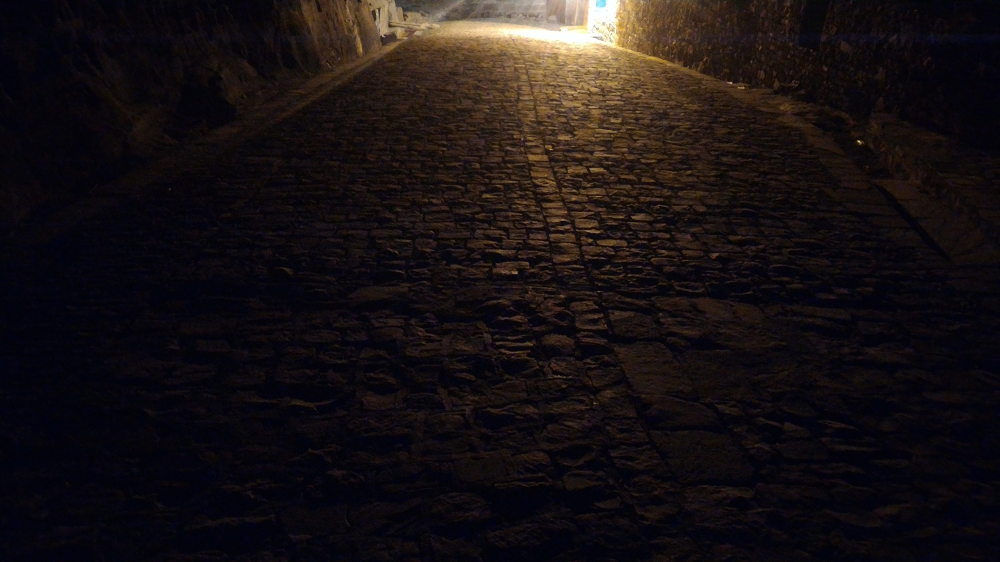
#> input picture Files used as input/img4.bmp, 1000 x 562 px, found by its file name
$ python 'C3_11 GAMMA_transform.py'
#> lines starting #> are read from the running program, lines starting #| are printed output that depends on the picture
### Chapter 09/my_package/my_functions.py
#======================================================================
# Purpose : creating custom functions for usage
#======================================================================

import matplotlib.pyplot as plt
import cv2
import numpy as np

# Function my_imshow is used to display image using matplotlib method and is
# usually used with subplots

def my_imshow(input_image,str='',ax='Nothing Passed'):
    if ax=='Nothing Passed':
        fig1,ax1=plt.subplots()
        fig1.show()
        if input_image.ndim==3:
            plt.imshow(cv2.cvtColor(input_image, cv2.COLOR_BGR2RGB))
        else:
            plt.imshow(cv2.cvtColor(input_image, cv2.COLOR_GRAY2RGB))
        plt.axis("off")
        plt.gca().set_title(str)
        return fig1,ax1
    else:
        if input_image.ndim==3:
            ax.imshow(cv2.cvtColor(input_image, cv2.COLOR_BGR2RGB))
        else:
            ax.imshow(cv2.cvtColor(input_image, cv2.COLOR_GRAY2RGB))
        ax.axis("off")
        ax.set_title(str)

# Function norm_uint8 defined below,
# Normalises and convert to uint8 an input_image and return the same, usually
# used while displaying a grayscale image which has been converted to float32
# during processing

def norm_uint8(input_image):
    input_image=input_image-np.min(input_image)
    input_image=255*input_image/np.max(input_image)
    input_image=np.uint8(input_image)
    return input_image


### Chapter 03/C3_11 GAMMA_transform.py
#======================================================================
# PURPOSE : GAMMA transformation
#======================================================================
import cv2,matplotlib.pyplot as plt, numpy as np
import my_package.my_functions as mf # This is a user defined package and ...
# one may find the details related to its contents and usage in section XXX

#--------------------------------------------------------------------------
#                   GAMMA Transformation (Global Transform)
#--------------------------------------------------------------------------
input_image=cv2.imread('img4.bmp',0)
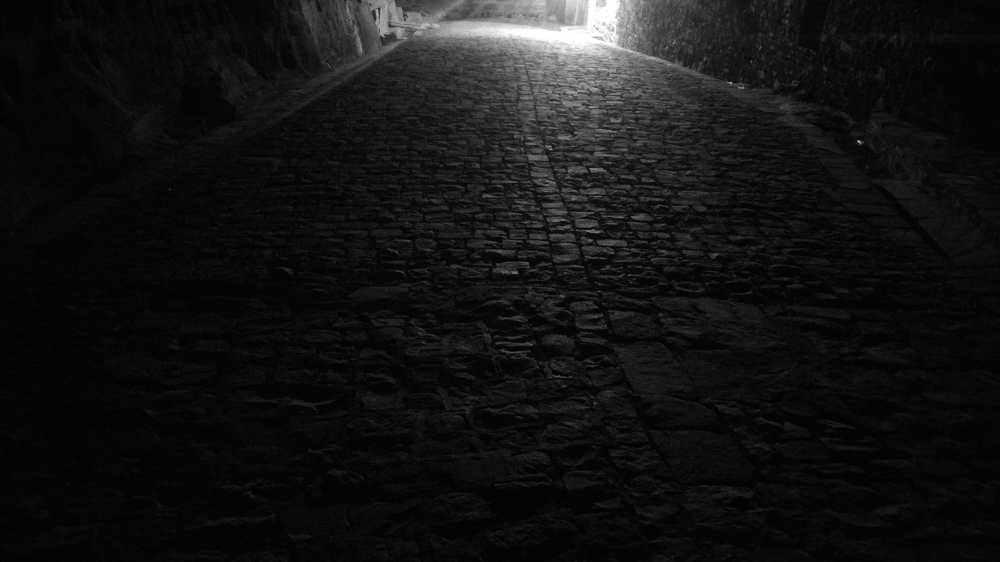
#> input_image: shape (562, 1000); min 1, max 255, mean 19.5

fig,ax=plt.subplots(1,2)
fig.show()
mf.my_imshow(input_image,"(a) Input Grayscale Image",ax[0])

amp_factor=1;

G=.3
Gamma_trans_image=mf.norm_uint8(amp_factor*(np.float32(input_image))**(G))
#> in norm_uint8, `input_image=input_image-np.min(input_image)`:
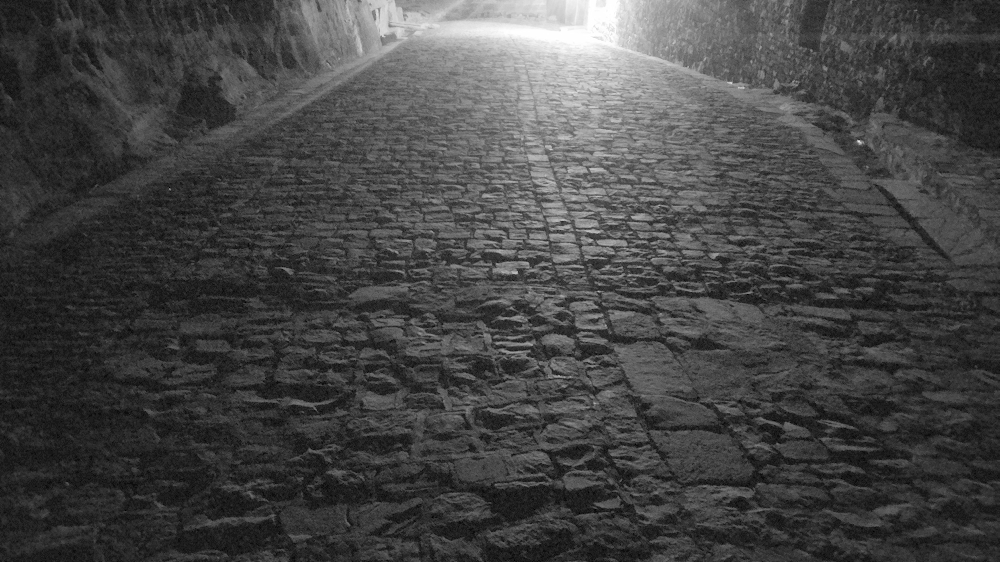
#> input_image: shape (562, 1000) float32; min 0, max 4.27, mean 1.16; drawn with min black and max white
mf.my_imshow(Gamma_trans_image,"(b) Gamma Transformed Image with Y = "+str(G),ax[1])

plt.show()
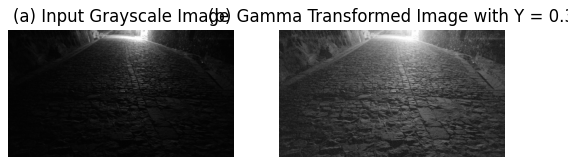
#> figure drawn by matplotlib, 2 panels
print("Completed Successfully ...")

$ run again, with Files used as input/img1.bmp copied over Files used as input/img4.bmp
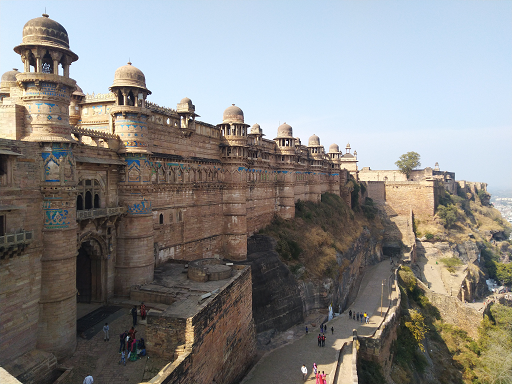
#> input picture Files used as input/img1.bmp, 512 x 384 px, found by its file name
#> in norm_uint8, `input_image=input_image-np.min(input_image)`:
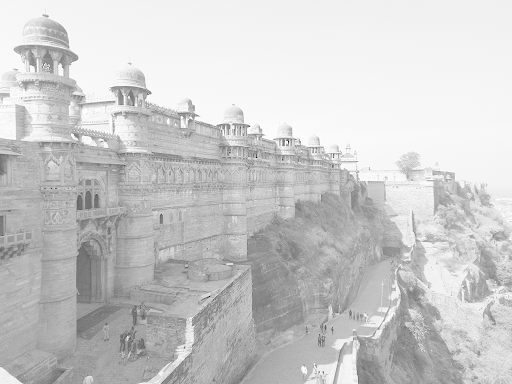
#> input_image: shape (384, 512) float32; min 0, max 5.27, mean 4.2; drawn with min black and max white
#> `plt.show()`:
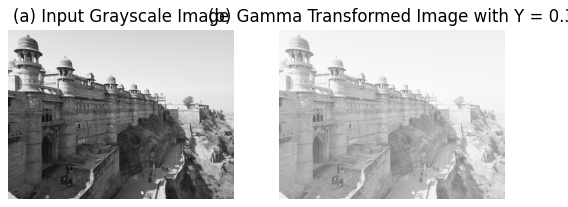
#> figure drawn by matplotlib, 2 panels

$ run again, with Files used as input/img10.bmp copied over Files used as input/img4.bmp
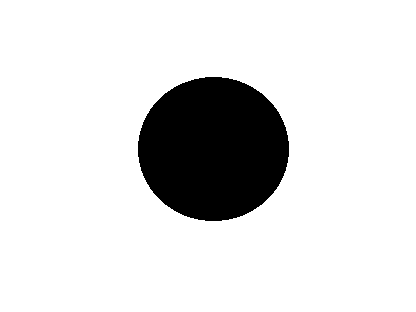
#> input picture Files used as input/img10.bmp, 416 x 312 px, found by its file name
#> `plt.show()`:
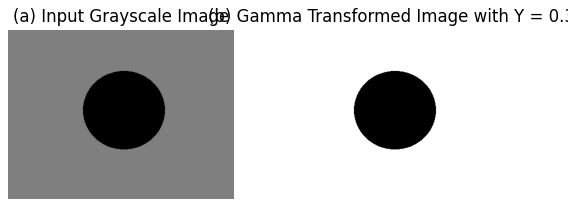
#> figure drawn by matplotlib, 2 panels

$ run again, with Files used as input/img11.bmp copied over Files used as input/img4.bmp
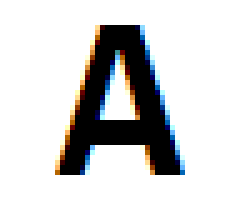
#> input picture Files used as input/img11.bmp, 49 x 42 px, found by its file name (shown 5 times larger)
#> in norm_uint8, `input_image=input_image-np.min(input_image)`:
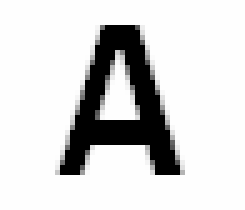
#> input_image: shape (42, 49) float32 (shown 5 times larger); min 0, max 5.27, mean 4.41; drawn with min black and max white
#> `plt.show()`:
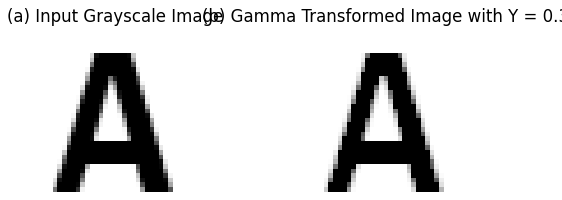
#> figure drawn by matplotlib, 2 panels
